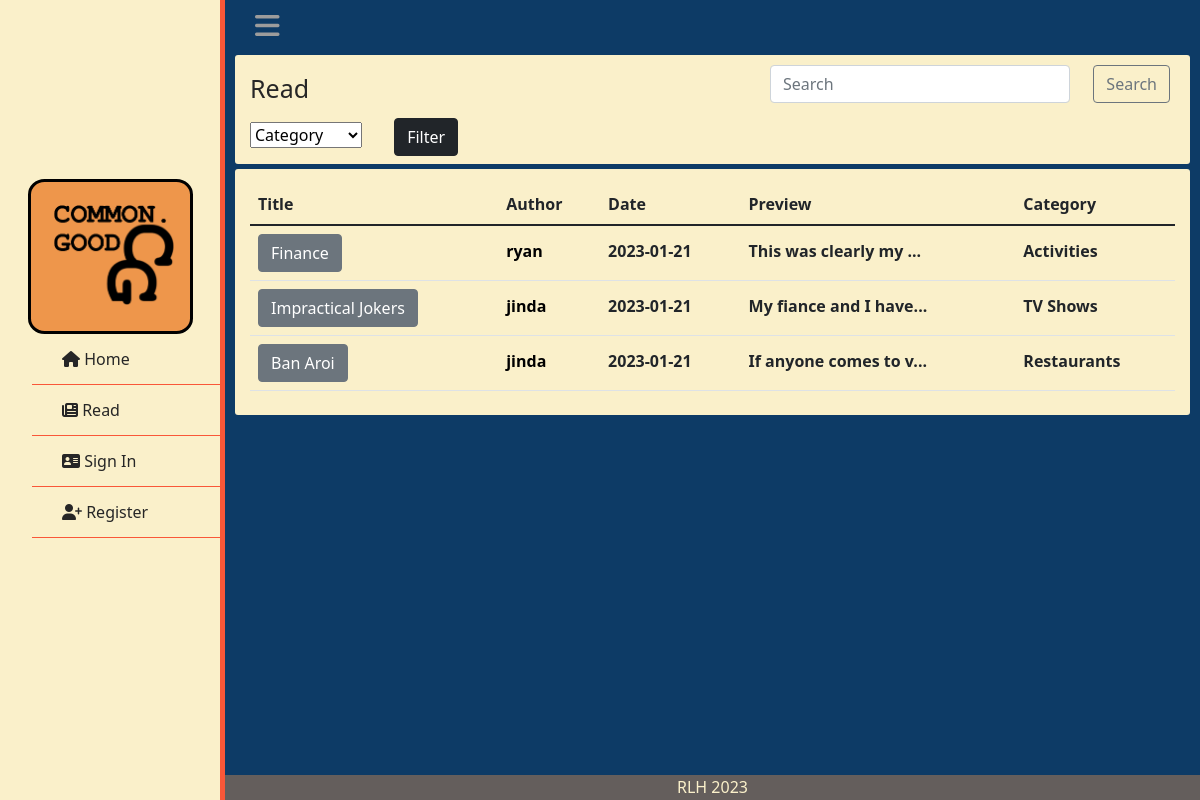
Before: /read with the older database file.
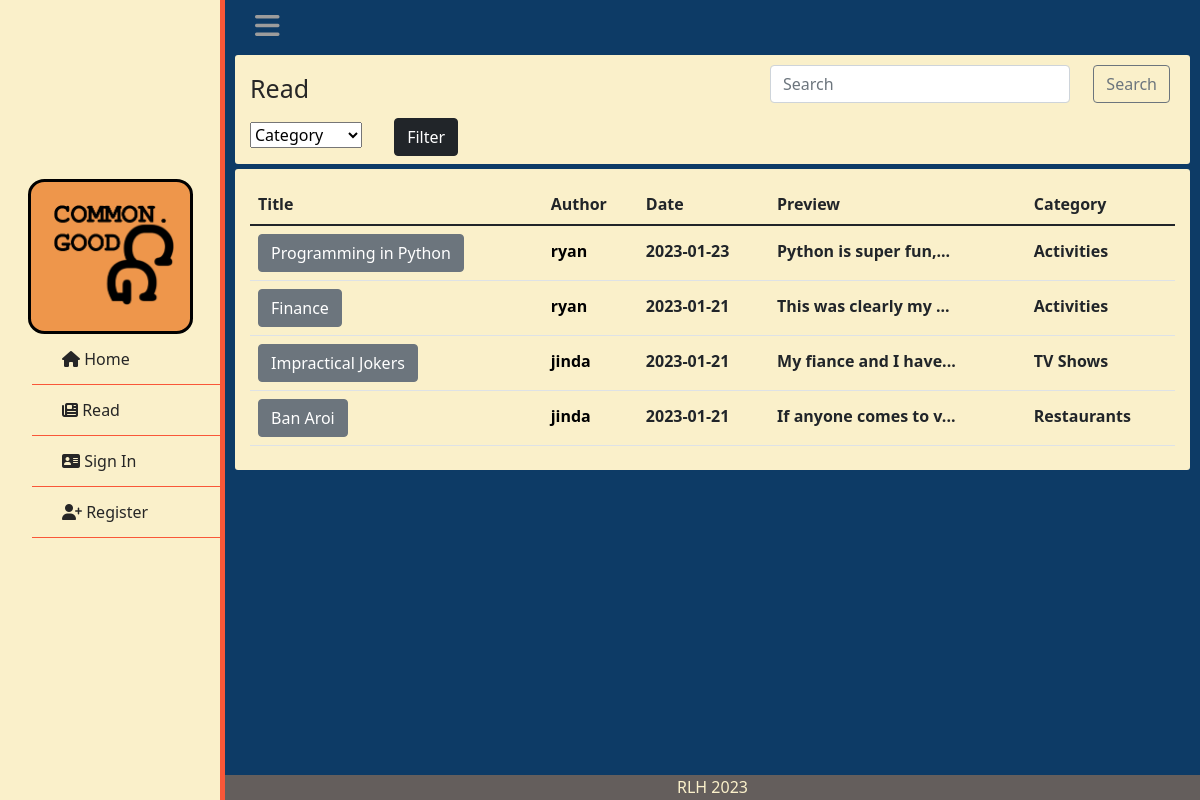
After: the same page with the newer database file.
### tables this page shows
CREATE TABLE categories (post_id INTEGER NOT NULL REFERENCES posts(post_id), category TEXT NOT NULL);

CREATE TABLE posts (user_id INTEGER REFERENCES user(id), post_id INTEGER PRIMARY KEY AUTOINCREMENT, title TEXT NOT NULL, body TEXT NOT NULL, time TIMESTAMP NOT NULL);

CREATE TABLE users (id INTEGER PRIMARY KEY AUTOINCREMENT, username TEXT NOT NULL, hash TEXT NOT NULL, ismod TEXT NOT NULL);

### app.py (the view)
@app.route("/read", methods=["GET","POST"])
def read():
    if request.method == "POST":
        search = request.form.get("search")
        search = search.split(' ')
        categories = select("data.db", "SELECT DISTINCT category FROM categories;")
        data = []
        pids = []
        for term in search:
            term = f"%{term}%"
            temp = select("data.db", "SELECT * FROM users JOIN (SELECT * FROM posts JOIN categories ON posts.post_id = categories.post_id) ON id = user_id WHERE title LIKE (?) OR username LIKE (?) ORDER BY time DESC;", (term, term))
            for post in temp:
                if post["post_id"] not in pids:
                    post["time"] = post["time"].split(' ')
                    pids.append(post["post_id"])
                    data.append(post)
        return render_template("read.html", posts=data, categories=categories)
    else:
        data = select("data.db", "SELECT * FROM users JOIN (SELECT * FROM posts JOIN categories ON  posts.post_id = categories.post_id) ON id = user_id ORDER BY time DESC;")
        categories = select("data.db", "SELECT DISTINCT category FROM categories;")
        for post in data:
            post["time"] = post["time"].split(' ')
        return render_template("read.html", posts=data, categories=categories)

### helpers.py (called while the page is built)
def select(database, query:str, query_variable=None):
    connection = sqlite3.connect(database)
    cur = connection.cursor()
    if not isinstance(query_variable, tuple) and query_variable != None:
        query_variable = tuple([query_variable])
    if query_variable == None:
        cur.execute(query)
    elif len(query_variable) > 1:
        cur.execute(query, query_variable)
    else:
        cur.execute(query, query_variable)
    names = list(map(lambda x: x[0], cur.description))
    db = cur.fetchall()
    dictlist = []
    for row in range(len(db)):
        currow = db[row]
        currowdict = {}
        for col in range(len(currow)):
            currowdict[names[col]] = currow[col]
        dictlist.append(currowdict)
    return dictlist

### templates/read.html (shortened to what this page needs)
{% extends "layout.html" %}
{% block main %}
    <div class="box">
        <p class="formtitle">Read</p>
        <form action="/read" method="post">
            <input autocomplete="off" type="text" id="sbar" class="form-control" name="search" placeholder="Search" aria-label="search">
            <button id="sbtn" class="btn btn-outline-secondary" type="submit" id="button-addon2">Search</button>
        </form>
        <form action="/filter" method="post">
            <select class="category_selector" name="category">
                <option selected disabled>
                    Category
                </option>
            </select>
            <button class="btn btn-dark" type="submit">Filter</button>
        </form>
    </div>
    <div class="box">
        <table class="table">
            <thead>
                <tr>
                    <th scope="col">Title</th>
                    <th scope="col">Author</th>
                    <th scope="col">Date</th>
                    <th scope="col">Preview</th>
                    <th scope="col">Category</th>
                </tr>
            </thead>
            <tbody>
            {% for row in posts: %}
            <tr class="postrow">
                <th scope="row"><form action="/review" method="post"><button class="btn btn-secondary" type="submit" name="id" value="{{ row['post_id'] }}">{{ row["title"] }}</button></form></th>
                <th><form action="/usrprofile" method="post"><button type="submit" name="id" value="{{ row['id'] }}" class="proflink">{{ row["username"] }}</button></form></th>
                <th>{{ row["time"][0] }}</th>
                <th>{{ row["body"][:20] }}...</th>
                <th>{{ row["category"] }}</th>
            </tr>
            {% endfor %}
            </tbody>
        </table>
    </div>
{% endblock %}

### templates/layout.html (shortened to what this page needs)
<!DOCTYPE html>
<html lang="en">
    <head>
        <link href="https://cdn.jsdelivr.net/npm/bootstrap@5.1.3/dist/css/bootstrap.min.css" rel="stylesheet">
        <link href="/static/styles.css" rel="stylesheet">
        <link rel="stylesheet" href="https://use.fontawesome.com/releases/v6.2.1/css/all.css">
    </head>
    <body>
        <div class="wrapper">
            <div class="sidebar">
                <div class="sitename">
                    <p><a href="/"><img id="logo" src="/static/images/ProjectLogo.png" alt="Home"></a></p>
                </div>
                <ul>
                    <li>
                        <a href="/" class="active">
                            <span class="icon"><i class="fa-solid fa-house"></i></span>
                            <span class="item">Home</span>
                        </a>
                    </li>
                    <li>
                        <a href="/read" class="active">
                            <span class="icon"><i class="fa-solid fa-newspaper"></i></span>
                            <span class="item">Read</span>
                        </a>
                    </li>
                    {% if session.get("username") == None %}
                    <li>
                        <a href="/login" class="active">
                            <span class="icon"><i class="fa-solid fa-address-card"></i></span>
                            <span class="item">Sign In</span>
                        </a>
                    </li>
                    <li>
                        <a href="/register" class="active">
                            <span class="icon"><i class="fa-solid fa-user-plus"></i></span>
                            <span class="item">Register</span>
                        </a>
                    </li>
                    {% endif %}
                    <li>
                        <br>
                        <br>
                        <br>
                    </li>
                </ul>
            </div>
            <div class="nav">
                <div class="top_navbar">
                    <div class="hamburger">
                        <a href="#">
                            <i class="fa-solid fa-bars"></i>
                        </a>
                    </div>
                </div>
            </div>
            <div class="mainwrapper">
                {% block main %}
                {% endblock %}
            </div>
        </div>
        <div id="footer">
            <a id="footerlink" href="https://www.github.com/roxensox">RLH 2023</a>
        </div>
    </body>
</html>

### static/styles.css (style rules this page uses)
* { list-style: none; text-decoration: none; margin: 0; padding: 0; box-sizing: border-box; font-family: system-ui, -apple-system, BlinkMacSystemFont, 'Segoe UI', Roboto, Oxygen, Ubuntu, Cantarell, 'Open Sans', 'Helvetica Neue', sans-serif; transition: all 0.5s ease; }
.box { background-color: #FAF0CA; padding: 15px 15px 8px 15px; margin-left: 10px; margin-right: 10px; margin-top:5px; margin-bottom: 5px; border-radius: 3px; }
.category_selector { margin-right: 28px; }
.formtitle { margin-bottom: 10px; font-size: 25px; color: #262626; }
.postrow { vertical-align: baseline; }
.proflink { background-color: #FAF0CA; border: none; font-weight: bold; }
#sbar { width: 300px; position: absolute; right: 130px; top: 65px; transition: 0.5s ease; }
#sbtn { position: absolute; right: 30px; top: 65px; transition: 0.5s ease; }
.active { text-decoration: none; color: #262626; transition: none; }
body { background: #0D3B66; }
#footer { text-align:center; margin-bottom: 0; background-color: #ee974b62; position: absolute; bottom: 0px; height: 25px; width: calc(100% - 225px); margin-left: 225px; }
#footerlink { text-decoration: none; color: #FAF0CA; }
#logo { display: block; width: 120px; height: 100px; margin: 10%; }
.mainwrapper { margin-top: 0px; margin-left: 225px; width: calc(100% - 225px); color: #292929; }
.sitename { top: 0; padding: 10px; height: fit-content; background-color: #EE964B; border-radius: 10%; border: 3px solid black; text-align: center; color: white; width: 75%; margin-left: 12.5%; margin-top: 5px; vertical-align: middle; }
.wrapper .sidebar ul li a { display: block; padding: 13px 30px; border-bottom: 1px solid #F95738; position: relative; font-size: 16px; }
.wrapper .sidebar ul li a .icon { display: inline-block; }
.wrapper .sidebar { background: #FAF0CA; position: fixed; width: 225px; height: 100%; left: 0px; border-right: solid #F95738 5px; align-content: center; }
.wrapper .nav { width: calc(100% - 225px); margin-left: 225px; }
.wrapper .nav .top_navbar { height: 50px; display: flex; align-items: center; padding: 0 30px; }
.wrapper .nav .top_navbar .hamburger a { font-size: 28px; color: #9c9c9c; }

Changed rows visible on the page:
added categories: {{ row['post_id'] }} 31 (drawn), title "Programming in Python", {{ row['id'] }} 29 (drawn), username "ryan", row "2023-01-23", body "Python is super fun,", category "Activities"
